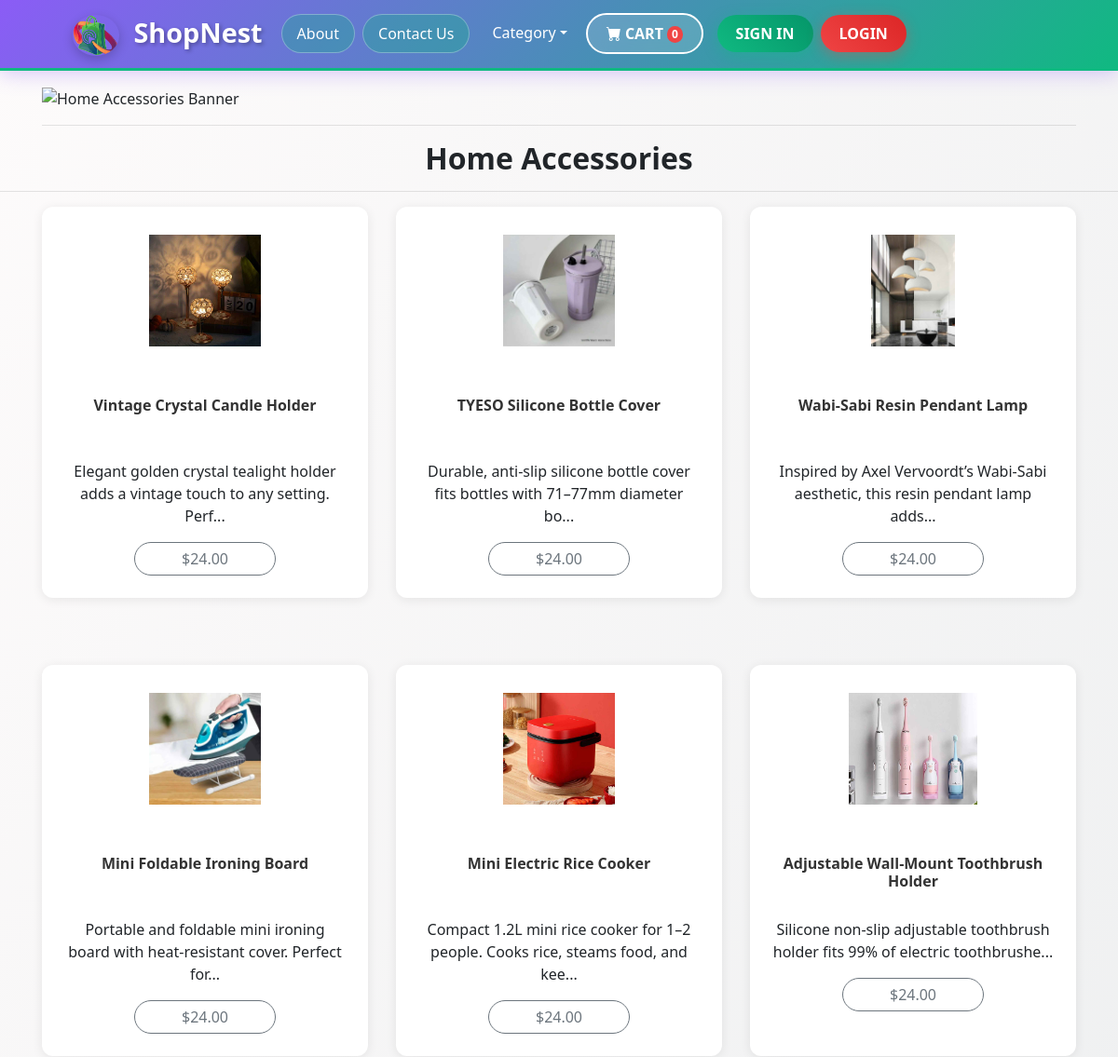
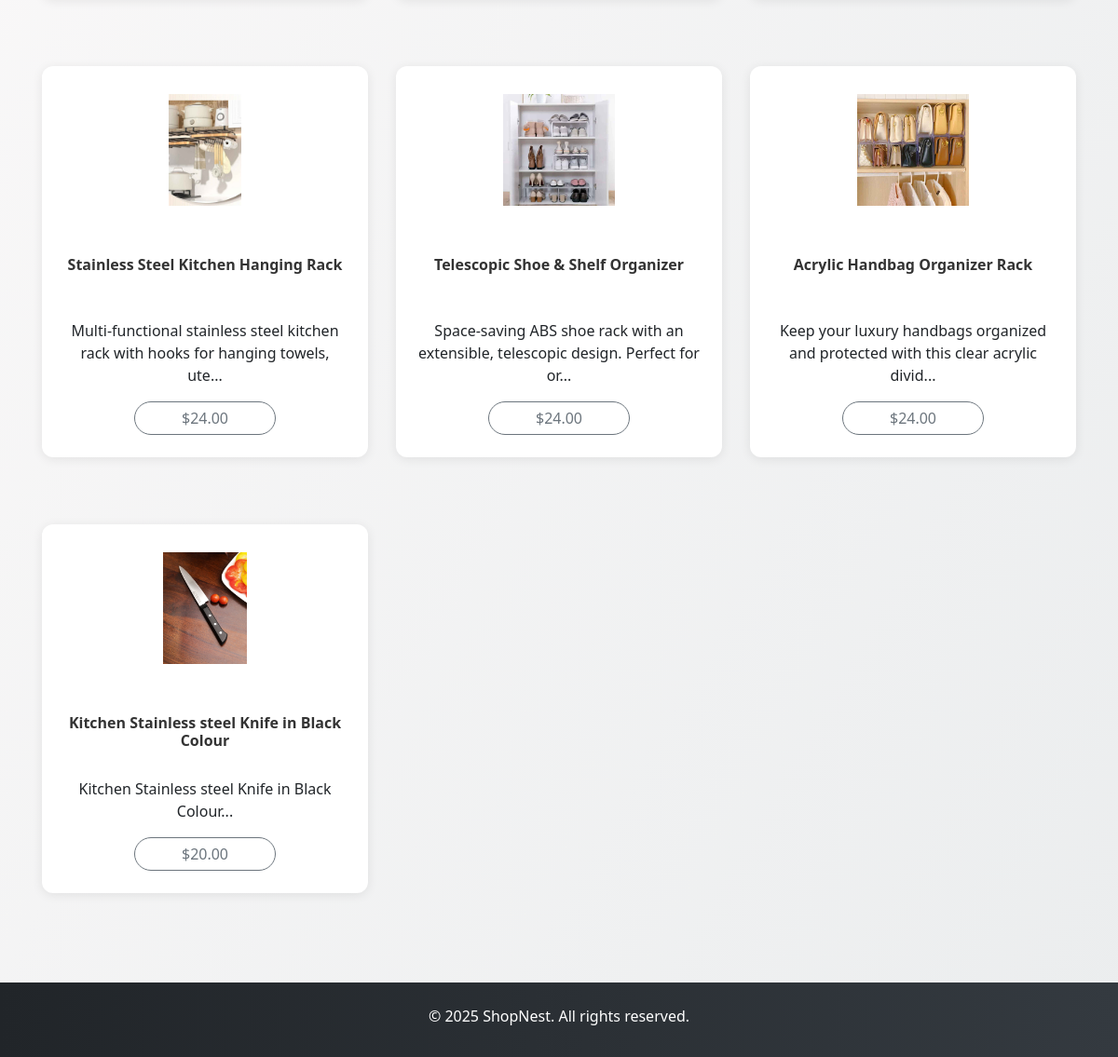
Page /category/HomeAccessories.php on the committed database (2 pictures, top to bottom).
### tables this page shows
CREATE TABLE `products` (
  `id` int(11) NOT NULL,
  `name` varchar(255) NOT NULL,
  `category` varchar(100) NOT NULL,
  `price` decimal(10,2) NOT NULL,
  `stock` int(11) NOT NULL,
  `image` varchar(255) NOT NULL,
  `description` text DEFAULT NULL
);

### category/HomeAccessories.php (the view, shortened to what this page needs)
<!DOCTYPE html>
<html lang="en">
<head>
  <link href="../css/bootstrap-4.3.1.css" rel="stylesheet">
  <link href="https://cdn.jsdelivr.net/npm/bootstrap-icons@1.5.0/font/bootstrap-icons.css" rel="stylesheet" />
  <link href="../items/assets/styles.css" rel="stylesheet">
</head>
<body>
  <?php
  include("../navbar.php");
  ?>
  <div class="container mt-3">
    <div class="row">
      <div class="col-12"><img src="../images/category/b1 (12).jpg" alt="Home Accessories Banner" width="1920" height="640" class="img-fluid"/></div>
    </div>
    <hr>
  </div>
  <h2 class="text-center">Home Accessories</h2>
  <hr>
  <div class="container">
    <div class="row text-center">
      <?php
      include '../db.php';
      $sql = "SELECT * FROM products WHERE category = 'Home Accessories' ORDER BY id DESC";
      $result = $conn->query($sql);
      $count = 0;
      if ($result->num_rows > 0) {
        while ($row = $result->fetch_assoc()) {
          if ($count > 0 && $count % 3 == 0) {
            echo '</div><div class="row text-center mt-4">';
          }
          echo '
          <div class="col-md-4 pb-1 pb-md-0 mb-5">
            <div class="card h-100" onclick="window.location.href=\'../product_detail.php?id=' . $row['id'] . '\';">
              <img class="card-img-top img-fluid" src="../images/products/' . $row['image'] . '" alt="' . $row['name'] . '">
              <div class="card-body p-4">
                <h5 class="card-title">' . $row['name'] . '</h5>
                <p class="card-text">' . substr($row['description'], 0, 80) . '...</p>
                <button class="btn btn-outline-secondary">$' . $row['price'] . '</button>
              </div>
            </div>
          </div>';
          $count++;
        }
      } else {
        echo '<p class="text-center">No home accessories available.</p>';
      }
      ?>
    </div>
  </div>
  <footer class="py-4 mt-5">
    <div class="container text-center">
      <p class="m-0 text-white">© 2025 ShopNest. All rights reserved.</p>
    </div>
  </footer>
</body>
</html>

### category/assets/styles.css (style rules this page uses)
:root { --font1: 'Heebo', sans-serif; --font2: 'Fira Sans Extra Condensed', sans-serif; --font3: 'Roboto', sans-serif }
body { font-family: var(--font3); background-image: linear-gradient(120deg, #fdfbfb 0%, #ebedee 100%) }
h2 { font-weight: 900 }
.card { background: #fff; box-shadow: 0 6px 10px rgba(0, 0, 0, .08), 0 0 6px rgba(0, 0, 0, .05); transition: .3s transform cubic-bezier(.155, 1.105, .295, 1.12), .3s box-shadow, .3s -webkit-transform cubic-bezier(.155, 1.105, .295, 1.12); border: 0; border-radius: 1rem }
.card-img, .card-img-top { border-top-left-radius: calc(1rem - 1px); border-top-right-radius: calc(1rem - 1px) }
.card h5 { overflow: hidden; height: 56px; font-weight: 900; font-size: 1rem }
.card-img-top { width: 100%; max-height: 180px; object-fit: contain; padding: 30px }
.btn { font-size: 1rem; font-weight: 500; text-transform: uppercase; padding: 5px 50px 5px 50px }
footer { background: #212529; height: 80px; color: #fff }

### category/HomeAccessories.php (style rules this page uses)
body { background-color: #f8f9fa; font-family: "Segoe UI", Tahoma, Geneva, Verdana, sans-serif; }
h2, h3, h4, h5 { font-weight: 600; }
.card { border-radius: 12px; box-shadow: 0 2px 12px rgba(0, 0, 0, 0.08); transition: transform 0.2s ease, box-shadow 0.2s ease; }
.card-body h5 { font-weight: 600; color: #333; }
.btn-outline-secondary { border-radius: 25px; font-weight: 500; }
footer { background: linear-gradient(to right, #212529, #343a40); }

### rows in the picture
products: image (picture), name "Vintage Crystal Candle Holder", description "Elegant golden crystal tealight holder adds a vintage touch to any setting. Perf", price "24.00"
products: image (picture), name "TYESO Silicone Bottle Cover", description "Durable, anti-slip silicone bottle cover fits bottles with 71–77mm diameter bo", price "24.00"
products: image (picture), name "Wabi-Sabi Resin Pendant Lamp", description "Inspired by Axel Vervoordt’s Wabi-Sabi aesthetic, this resin pendant lamp adds", price "24.00"
products: image (picture), name "Mini Foldable Ironing Board", description "Portable and foldable mini ironing board with heat-resistant cover. Perfect for", price "24.00"
products: image (picture), name "Mini Electric Rice Cooker", description "Compact 1.2L mini rice cooker for 1–2 people. Cooks rice, steams food, and kee", price "24.00"
products: image (picture), name "Adjustable Wall-Mount Toothbrush Holder", description "Silicone non-slip adjustable toothbrush holder fits 99% of electric toothbrushe", price "24.00"
products: image (picture), name "Stainless Steel Kitchen Hanging Rack", description "Multi-functional stainless steel kitchen rack with hooks for hanging towels, ute", price "24.00"
products: image (picture), name "Telescopic Shoe & Shelf Organizer", description "Space-saving ABS shoe rack with an extensible, telescopic design. Perfect for or", price "24.00"
products: image (picture), name "Acrylic Handbag Organizer Rack", description "Keep your luxury handbags organized and protected with this clear acrylic divid", price "24.00"
products: image (picture), name "Kitchen Stainless steel Knife in Black Colour", description "Kitchen Stainless steel Knife in Black Colour", price "20.00"

### other values in the picture
$cart_count "0"
